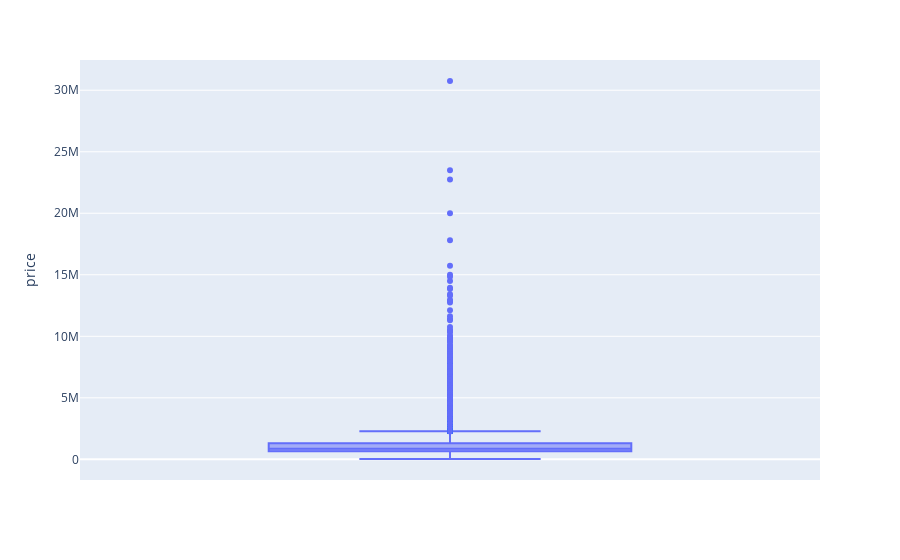

The notebook cell this image was saved under:
### Code cell
# plotting the see the data, and to see the outliers 
import plotly.express as px
fig = px.box(df, y="price")
fig.show()

### Figure 1 — Plotly figure (JSON) as saved in the notebook; plotly's stock layout.template omitted (floating-point values rounded to 4 significant figures; data arrays with more than 128 entries replaced by an {"elided": "..."} marker saying what was removed)
{"data": [{"alignmentgroup": "True", "hovertemplate": "price=%{y}<extra></extra>", "legendgroup": "", "marker": {"color": "#636efa"}, "name": "", "notched": false, "offsetgroup": "", "orientation": "v", "showlegend": false, "type": "box", "x0": " ", "xaxis": "x", "y": {"elided": "30002 int values"}, "y0": " ", "yaxis": "y"}], "layout": {"boxmode": "group", "legend": {"tracegroupgap": 0}, "margin": {"t": 60}, "xaxis": {"anchor": "y", "domain": [0, 1]}, "yaxis": {"anchor": "x", "domain": [0, 1], "title": {"text": "price"}}}}
